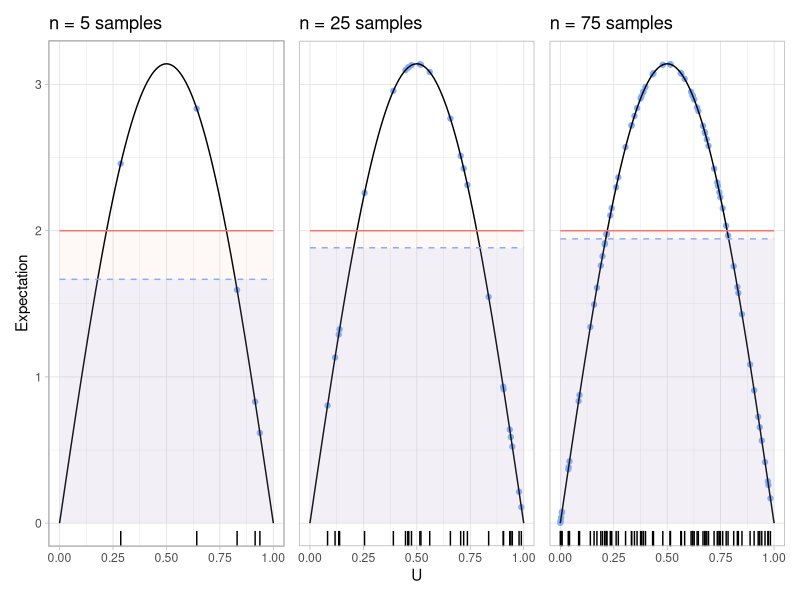
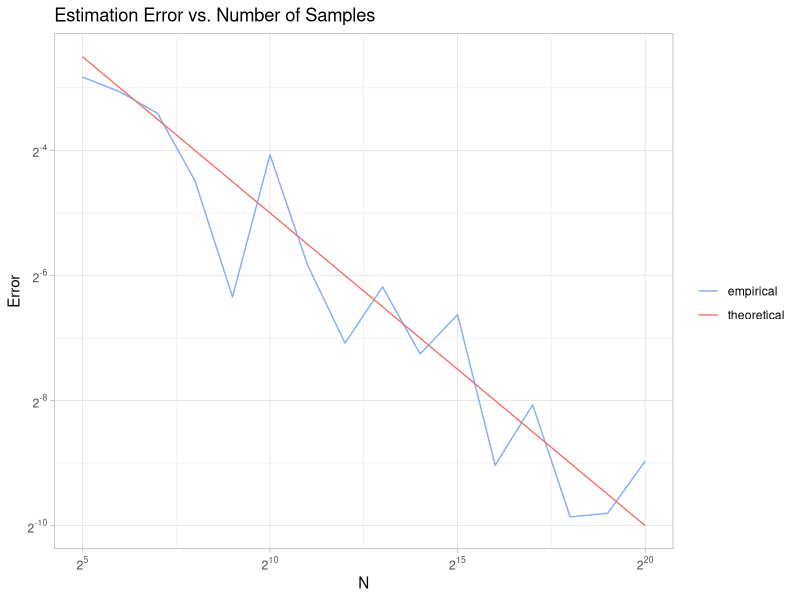
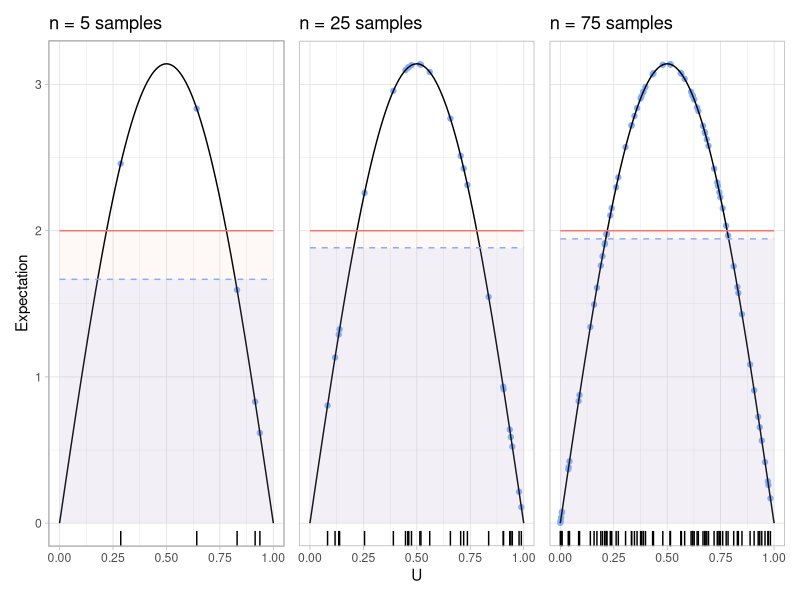
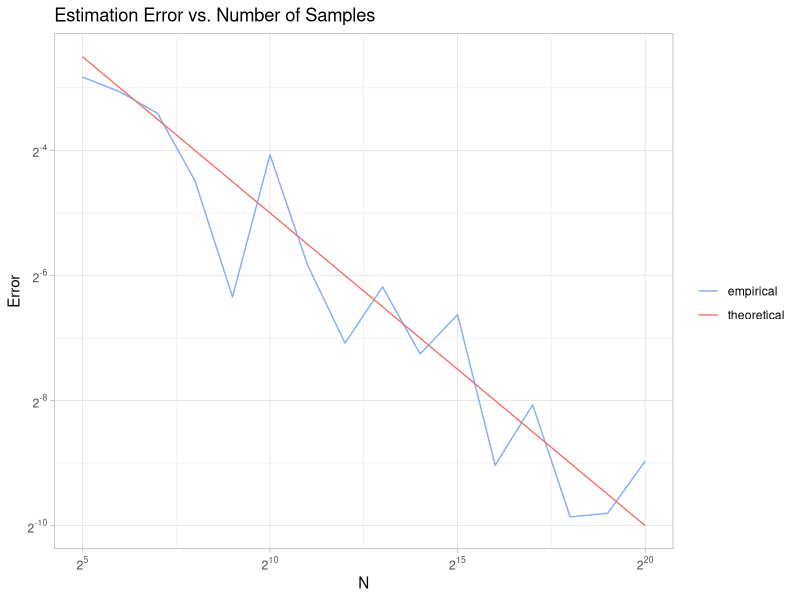

Here is the R script that generated these plots, in order:
## ---- chunk 1
knitr::opts_chunk$set(echo = TRUE)
library(tidyr)
library(dplyr)
library(ggplot2)
library(patchwork)
## ---- chunk 2
sin_pi = function(x) pi*sin(pi*x)

generate_plot <- function(n) {
  tibble(U = runif(n)) %>%
  mutate(val = sin_pi(U)) %>%
  mutate(est = mean(val),
         true = 2) %>%
  ggplot(aes(U)) +
  geom_rug() +
  geom_point(aes(y = val), color = "#83b0fc") +
  stat_function(fun = sin_pi) +
  geom_area(aes(x = seq(0,1, length.out = n), y = est), color = "#83b0fc", fill = "#83b0fc", alpha = .1, lty = "dashed") +
  geom_area(aes(x = seq(0,1, length.out = n), y = true), color = "#f8766d", fill = "#f8766d", alpha = .05) +
  scale_x_continuous(limits = c(0,1)) +
  theme_light() +
  labs(x = "U", y = "Expectation", title = sprintf("n = %d samples", n))
}

set.seed(42)
plots <- lapply(c(5, 25, 75), generate_plot)

(p_mc_int1 = (plots[[1]] | plots[[2]] | plots[[3]]) + plot_layout(axes = "collect"))
## ---- chunk 3
ggsave("../Latex/figures/mc-integration1.png", plot = p_mc_int1, device = "png", width = 8, height = 4.5)
## ---- chunk 4
mc_est <- function(n) {
  checkmate::assertCount(n, na.ok = FALSE)
  U <- runif(n)
  est <- pi * mean(sin(pi * U))
  structure(est, samples = U)
}

set.seed(42)

df = tibble(n = 2^seq(5, 20))
df$est = vapply(df$n, mc_est, numeric(1))
df$empirical = abs(df$est - 2)
df$theoretical = 1/sqrt(df$n)

(p_mc_int2 <- df %>%
  select(-est) %>%
  pivot_longer(-n, values_to = "val", names_to = "method") %>%
  ggplot(aes(log2(n), log2(val), color = method)) +
  geom_line() +
  scale_x_continuous(labels = scales::label_math(expr = 2^.x)) +
  scale_y_continuous(labels = scales::label_math(expr = 2^.x)) +
  scale_color_manual(values = c("#83b0fc", "#f8766d")) +
  labs(x = "N", 
       y = "Error", 
       title = "Estimation Error vs. Number of Samples",
       color = "") +
  theme_light())
## ---- chunk 5
ggsave("../Latex/figures/mc-integration2.png", plot = p_mc_int2, device = "png", width = 8, height = 4.5)
